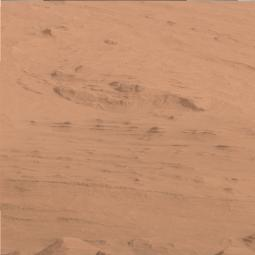
#> input picture RP/3.JPG, 255 x 255 px, found by its file name
$ python visualize_canny.py
#> lines starting #> are read from the running program, lines starting #| are printed output that depends on the picture; after the words box and inside, x2 and y2 are one past the last pixel; in counts of white or black regions, pixels touching at a corner belong together
import cv2
import matplotlib.pyplot as plt

def visualize_canny(image_path, sigma=1.0, low_threshold=100, high_threshold=200):
    # Read image in grayscale
#> called with sigma = 1, low_threshold = 100, high_threshold = 200
    image_gray = cv2.imread(image_path, cv2.IMREAD_GRAYSCALE)
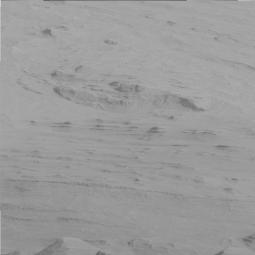
#> image_gray: shape (255, 255); min 98, max 211, mean 155
    if image_gray is None:
        print(f"Error: Unable to read image {image_path}")
        return

    # Apply Canny edge detection
    edges = cv2.Canny(image_gray, low_threshold, high_threshold)
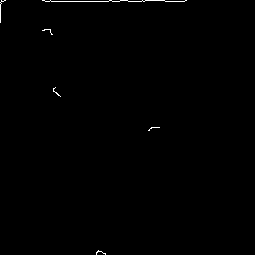
#> edges: shape (255, 255); 0.36% white in thin lines or dots, all inside (x1, y1, x2, y2) = (0, 0, 187, 255)

    # Plot original grayscale and edge-detected side by side
    plt.figure(figsize=(10, 5))

    plt.subplot(1, 2, 1)
    plt.imshow(image_gray, cmap='gray')
    plt.title("Grayscale Image")
    plt.axis("off")

    plt.subplot(1, 2, 2)
    plt.imshow(edges, cmap='gray')
    plt.title("Canny Edges")
    plt.axis("off")

    plt.tight_layout()
    plt.show()
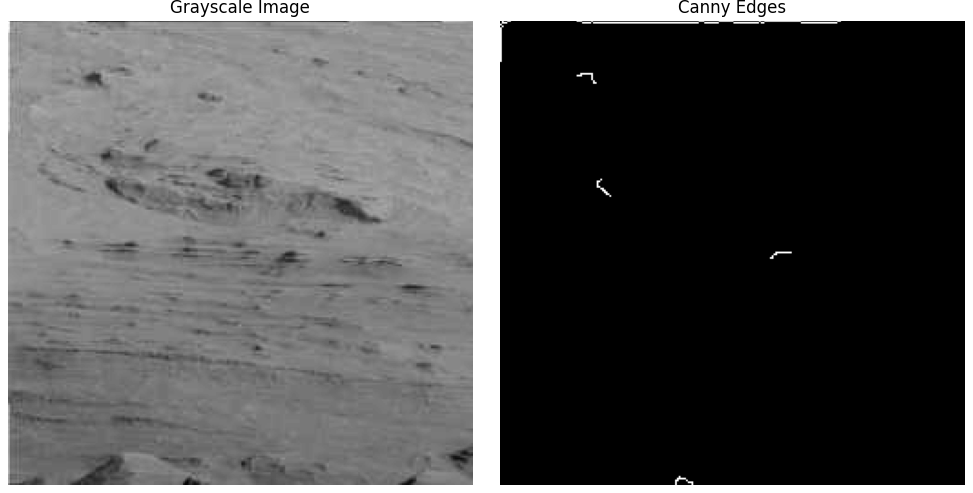
#> figure drawn by matplotlib, 2 panels

if __name__ == "__main__":
    image_path = r"C:/Users\Yuvraj\OneDrive\Files\Work\MARS\RP\3.JPG"  # replace with your photo path
    visualize_canny(image_path)

$ run again, with RP/0.JPG copied over RP/3.JPG
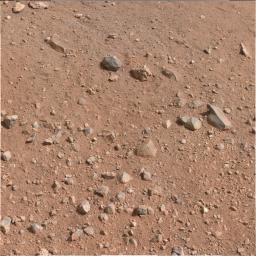
#> input picture RP/0.JPG, 256 x 256 px, found by its file name
#> in visualize_canny, `edges = cv2.Canny(image_gray, low_threshold, high_threshold)`:
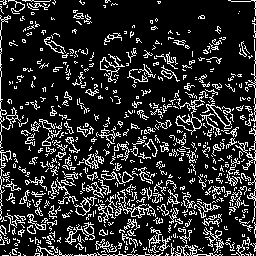
#> edges: shape (256, 256); 17.1% white in thin lines or dots
#> in visualize_canny, `plt.show()`:
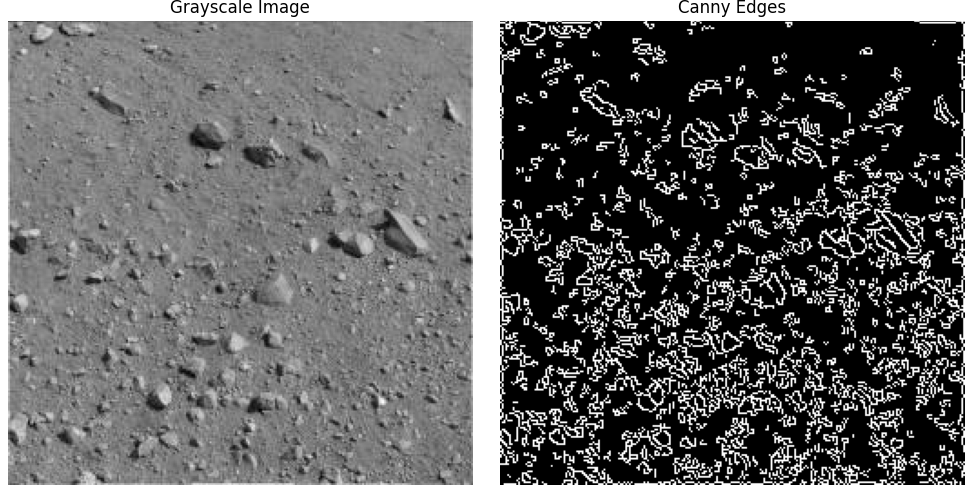
#> figure drawn by matplotlib, 2 panels

$ run again, with RP/1.JPG copied over RP/3.JPG
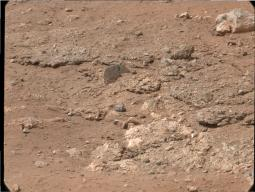
#> input picture RP/1.JPG, 255 x 192 px, found by its file name
#> in visualize_canny, `edges = cv2.Canny(image_gray, low_threshold, high_threshold)`:
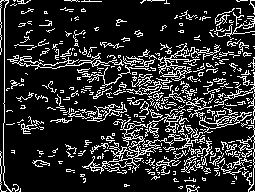
#> edges: shape (192, 255); 17.3% white in thin lines or dots
#> in visualize_canny, `plt.show()`:
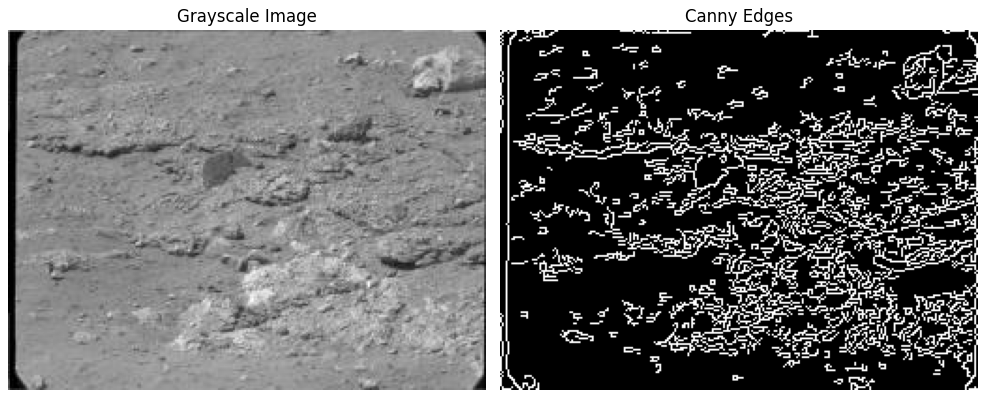
#> figure drawn by matplotlib, 2 panels
